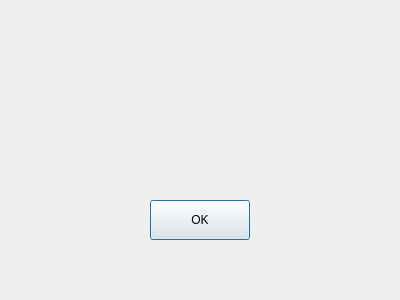
<?xml version='1.0' encoding='utf-8'?>
<ui version="4.0">
  <!-- Generated for PYSIDE6 -->
  <class>ConnectionTest</class>
  <widget class="QDialog" name="ConnectionTest">
    <property name="geometry">
      <rect>
        <x>0</x>
        <y>0</y>
        <width>400</width>
        <height>300</height>
      </rect>
    </property>
    <property name="windowTitle">
      <string>ConnectionTest</string>
    </property>
    <widget class="QPushButton" name="okButton">
      <property name="text">
        <string>OK</string>
      </property>
      <property name="geometry">
        <rect>
          <x>150</x>
          <y>200</y>
          <width>100</width>
          <height>40</height>
        </rect>
      </property>
    </widget>
  </widget>
  <connections>
    <connection>
      <sender>okButton</sender>
      <signal>clicked()</signal>
      <receiver>ConnectionTest</receiver>
      <slot>accept()</slot>
    </connection>
  </connections>
</ui>
